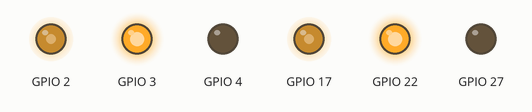
The program below on a simulated Raspberry Pi (BCM pin numbers). On the bench: output pins drawn as LEDs (lit = HIGH). At 16.0 s the program stops and its outputs stay as they are.

Above: at 0.1 s.
At 2.1 s:
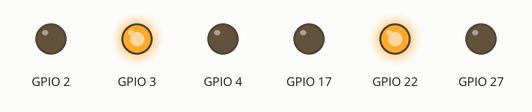
At 4.1 s:
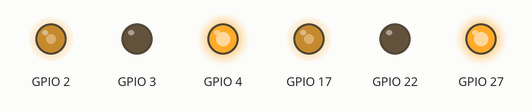
At 6.1 s:
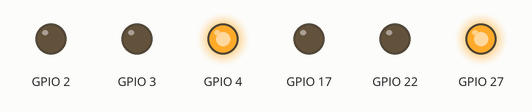
At 10.1 s:
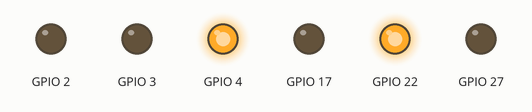
At 14.1 s:
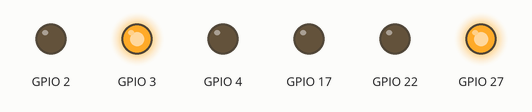
Timing chart, 0 to 15.6 s (numbered marks = the images above):
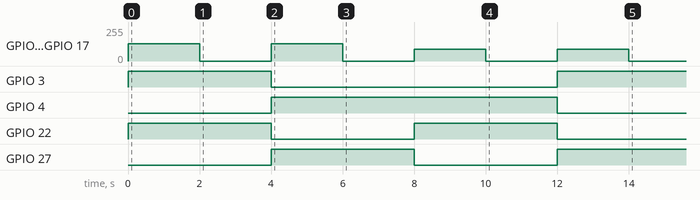

Measured:
- by itself, GPIO 2, GPIO 17: 0/255 → 128/255 at 0.00 s, → 0/255 2.0 s later, → 128/255 2.0 s later, → 0/255 2.0 s later, … (8 changes in this stretch)
- by itself, GPIO 3: LOW → HIGH at 0.00 s, → LOW 4.0 s later, → HIGH 8.0 s later
- by itself, GPIO 4: LOW → HIGH at 4.0 s, → LOW 8.0 s later
- by itself, GPIO 22: alternates HIGH for 4.0 s and LOW for 4.0 s
- by itself, GPIO 27: LOW → HIGH at 4.0 s, → LOW 4.0 s later, → HIGH 4.0 s later

The program:

MotorModule.py
```python
'''
Mô-đun này cho phép tạo ra các đối tượng robot cho robot 2 hoặc 4 bánh.
Trình điều khiển động cơ được sử dụng là L298n.
Gói cơ sở được sử dụng là GPIO Rpi
'''

import RPi.GPIO as GPIO
from time import sleep
GPIO.setmode(GPIO.BCM)
GPIO.setwarnings(False)


class Motor():
    def __init__(self,EnaA,In1A,In2A,EnaB,In1B,In2B):
        self.EnaA= EnaA
        self.In1A = In1A
        self.In2A = In2A
        self.EnaB= EnaB
        self.In1B = In1B
        self.In2B = In2B
        GPIO.setup(self.EnaA,GPIO.OUT);GPIO.setup(self.In1A,GPIO.OUT);GPIO.setup(self.In2A,GPIO.OUT)
        GPIO.setup(self.EnaB,GPIO.OUT);GPIO.setup(self.In1B,GPIO.OUT);GPIO.setup(self.In2B,GPIO.OUT)
        self.pwmA = GPIO.PWM(self.EnaA, 100);
        self.pwmB = GPIO.PWM(self.EnaB, 100);
        self.pwmA.start(0);
        self.pwmB.start(0);
        self.mySpeed=0

    def move(self,speed=0.5,turn=0,t=0):
        speed *=100
        turn *=70
        leftSpeed = speed-turn
        rightSpeed = speed+turn

        if leftSpeed>100: leftSpeed =100
        elif leftSpeed<-100: leftSpeed = -100
        if rightSpeed>100: rightSpeed =100
        elif rightSpeed<-100: rightSpeed = -100
        #print(leftSpeed,rightSpeed)
        self.pwmA.ChangeDutyCycle(abs(leftSpeed))
        self.pwmB.ChangeDutyCycle(abs(rightSpeed))
        if leftSpeed>0:GPIO.output(self.In1A,GPIO.HIGH);GPIO.output(self.In2A,GPIO.LOW)
        else:GPIO.output(self.In1A,GPIO.LOW);GPIO.output(self.In2A,GPIO.HIGH)
        if rightSpeed>0:GPIO.output(self.In1B,GPIO.HIGH);GPIO.output(self.In2B,GPIO.LOW)
        else:GPIO.output(self.In1B,GPIO.LOW);GPIO.output(self.In2B,GPIO.HIGH)
        sleep(t)

    def stop(self,t=0):
        self.pwmA.ChangeDutyCycle(0);
        self.pwmB.ChangeDutyCycle(0);
        self.mySpeed=0
        sleep(t)

def main():
    motor.move(0.5,0,2)
    motor.stop(2)
    motor.move(-0.5,0,2)
    motor.stop(2)
    motor.move(0,0.5,2)
    motor.stop(2)
    motor.move(0,-0.5,2)
    motor.stop(2)

if __name__ == '__main__':
    motor= Motor(2,3,4,17,22,27)
    main()
```
